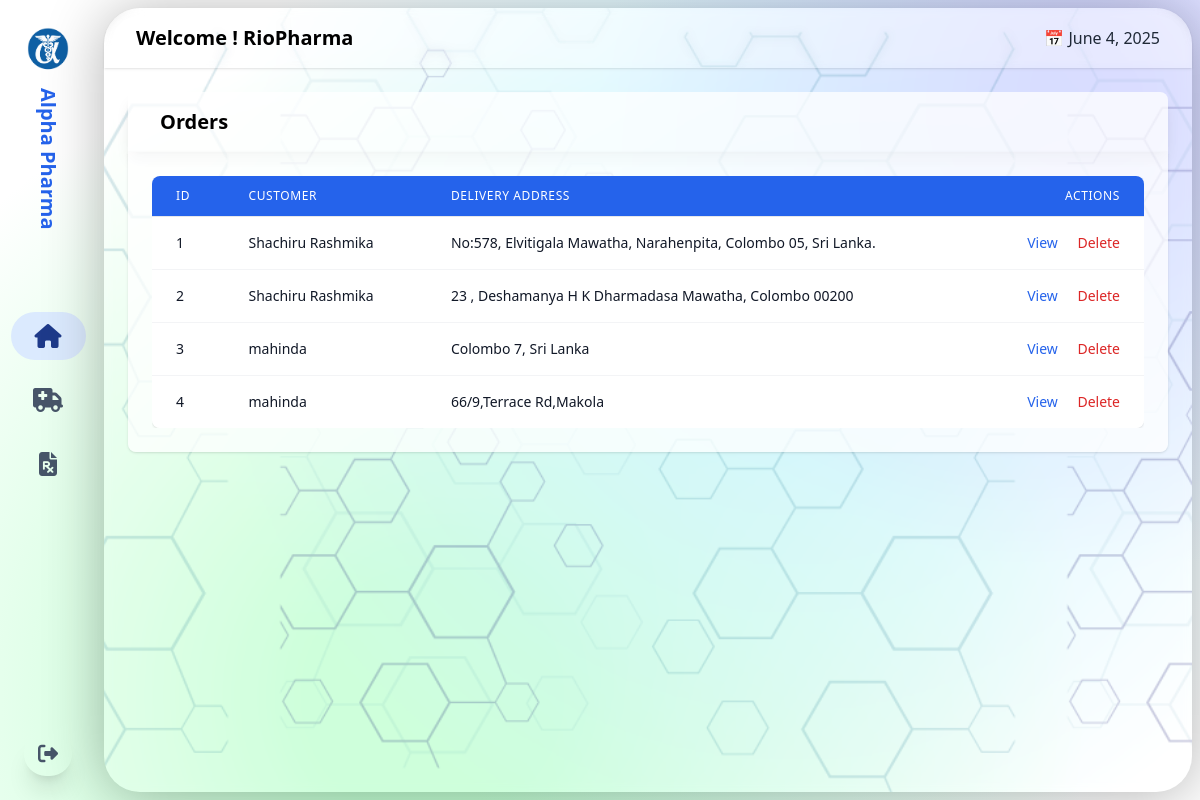
Page /UI/pahrmacyDashboard.php (signed in) on the earlier database version.
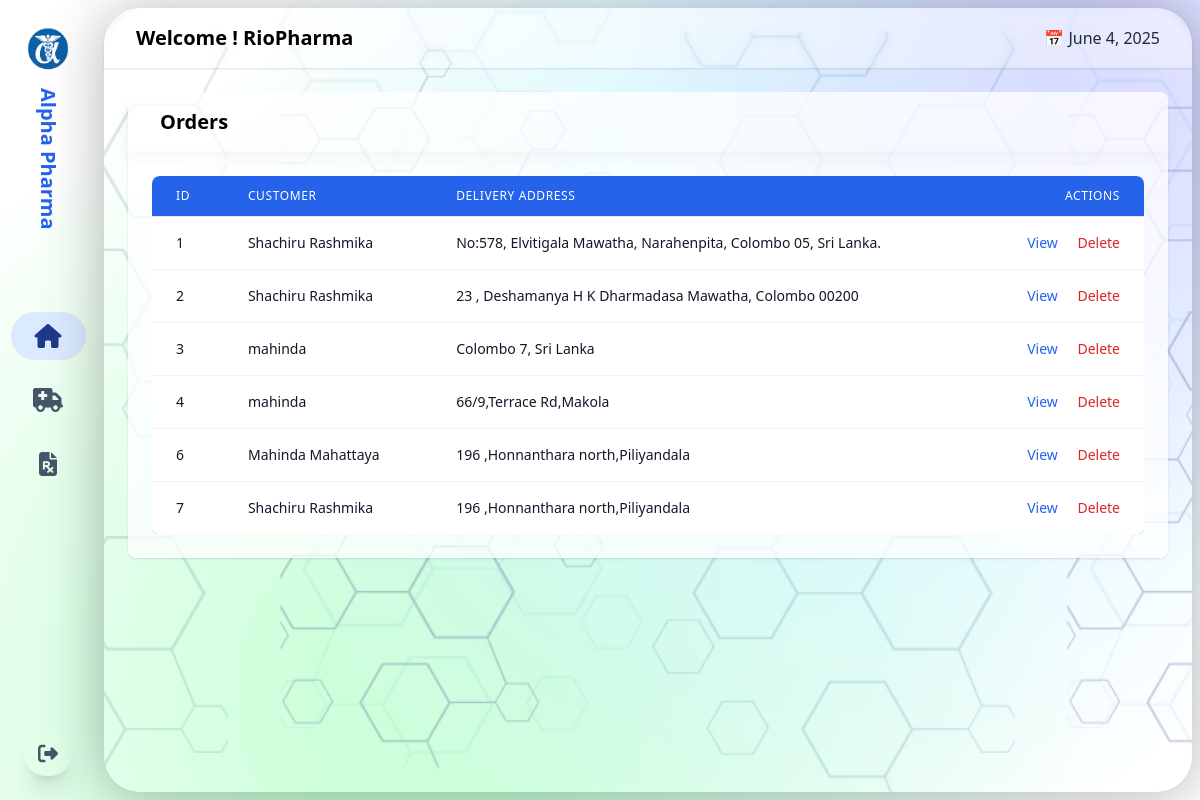
Same page on the later database version.
### tables this page shows
CREATE TABLE prescription (
    prescriptionID INTEGER PRIMARY KEY AUTOINCREMENT,
    customerID INTEGER NOT NULL,
   pharmacyID INTEGER,
    note TEXT,
    deliveryAddress TEXT NOT NULL,
    deliveryTimeSlot TEXT NOT NULL,
    FOREIGN KEY (customerID) REFERENCES users(id),
    FOREIGN KEY (pharmacyID) REFERENCES users(id)
);

CREATE TABLE users (
    id INTEGER PRIMARY KEY AUTOINCREMENT,
    userName TEXT NOT NULL UNIQUE,
    name TEXT NOT NULL,
    password TEXT NOT NULL,
    email TEXT NOT NULL UNIQUE,
    address TEXT NOT NULL,
    contactNumber TEXT ,
    DoB TEXT ,
    userType TEXT CHECK(userType IN ('user', 'admin','pharmacy')) NOT NULL DEFAULT 'user'
   
);

### UI/pahrmacyDashboard.php (the view, shortened to what this page needs)
<?php
require_once '../Database/db.php';
$pharmacy = [
  'id'=> $_SESSION['user_id'],
    'Name' => $_SESSION['userName'],
];
$stmt = $db->prepare("SELECT * FROM prescription WHERE pharmacyID = $pharmacy[id] ");
$result = $stmt->execute();
$orders = [];
while ($row = $result->fetchArray(SQLITE3_ASSOC)) {
    $orders[] = $row;
}
?>
<!DOCTYPE html>
<html lang="en">
<head>
  <script src="https://cdn.tailwindcss.com"></script>
  <link rel="stylesheet" href="https://cdnjs.cloudflare.com/ajax/libs/font-awesome/6.5.0/css/all.min.css">
  <link rel="stylesheet" href="./styles/user.css">
</head>
<body class="font-sans backMesh ">
<div class="flex h-screen">
 <aside class="w-24 h-screen flex flex-col justify-between bg-transparent  relative rounded-r-3xl">
  <div class="p-6 text-xl font-bold text-blue-600 flex flex-col items-center justify-center">
   <img src="./Assets/Untitled-5.png" alt="Logo" class="w-12 h-12 rounded-full mx-auto">
   <div class="text-blue-600 mt-4" style="writing-mode: vertical-rl;">
Alpha Pharma
</div>
  </div>
  <nav class="absolute top-1/2 left-0 w-full -translate-y-1/2 flex flex-col items-center gap-4">
    <a href="pahrmacyDashboard.php" class="block px-6 py-2 bg-blue-100 text-blue-900 rounded-full">
      <i class="fa-solid fa-house text-2xl"></i>
    </a>
    <a href="pharmAllQuates.php" class="block px-6 py-2  text-slate-600 hover:bg-blue-100 hover:text-blue-900 rounded-full">
      <i class="fa-solid fa-truck-medical text-2xl"></i>
    </a>
    <a href="#" class="block px-6 py-2  text-slate-600 hover:bg-blue-100 hover:text-blue-900 rounded-full">
      <i class="fa-solid fa-file-prescription text-2xl"></i>
    </a>
  </nav>
  <div class="p-6">
 <a href="../PHP/logout.php" class="flex items-center shadow-xl justify-center px-6 py-2 text-slate-600 hover:bg-blue-100 hover:text-blue-900 rounded-full">
      <i class="fa-solid fa-right-from-bracket text-xl"></i>
    </a>
  </div>
</aside>
  <div class="flex-1 flex flex-col m-2 rounded-[36px]  glass  bg-[url('./Assets/Asset3.png')] bg-contain bg-center">
      <header class="glass shadow p-4 px-8 flex justify-between items-center rounded-t-[36px]">
        <h1 class="text-xl font-semibold ">Welcome ! <?php echo $pharmacy['Name']; ?></h1>
        <div class="text-gray-800">📅 <?php echo  date('F j, Y') ?></div>
      </header>
      <main class="p-6 overflow-y-auto">
         <header class="bg-white bg-opacity-75 shadow-lg p-4 px-8 flex justify-between items-center rounded-t-lg ">
        <h1 class="text-xl font-semibold ">Orders</h1>
      </header>
        <div class="bg-white bg-opacity-75 rounded-b-lg shadow p-6">
        <div class="overflow-x-auto">
  <table class="min-w-full divide-y divide-gray-200 rounded-lg overflow-hidden shadow">
    <thead class="bg-blue-600 text-white">
      <tr>
        <th class="px-6 py-3 text-left text-xs font-medium uppercase tracking-wider">ID</th>
        <th class="px-6 py-3 text-left text-xs font-medium uppercase tracking-wider">Customer</th>
           <th class="px-6 py-3 text-left text-xs font-medium uppercase tracking-wider">Delivery Address</th>
        <th class="px-6 py-3 text-right text-xs font-medium uppercase tracking-wider">Actions</th>
      </tr>
    </thead>
    <tbody class="bg-white divide-y divide-gray-100">
        <?php foreach ($orders as $order): ?>
            <tr>
            <td class="px-6 py-4 whitespace-nowrap text-sm text-gray-900"><?php echo $order['prescriptionID']; ?></td>
            <td class="px-6 py-4 whitespace-nowrap text-sm text-gray-900"><?php
            $stmt = $db->prepare("SELECT name FROM users WHERE id =$order[customerID]");
            $result = $stmt->execute();
            echo $row = $result->fetchArray(SQLITE3_ASSOC)['name'];
            ?></td>
            <td class="px-6 py-4 whitespace-nowrap text-sm text-gray-900"><?php echo $order['deliveryAddress']; ?></td>
            <td class="px-6 py-4 whitespace-nowrap text-right text-sm font-medium">
                <a href="pharmacySetQuates.php?id=<?php echo $order['prescriptionID']; ?>" class="text-blue-600 hover:text-blue-900">View</a>
                <a href="#" class="text-red-600 hover:text-red-900 ml-4">Delete</a>
            </td>
            </tr>
        <?php endforeach; ?>
    </tbody>
  </table>
</div>
        </div>
      </main>
    </div>
  </div>
</body>
</html>

Differences in the rows shown:
added prescription: prescriptionID "6", customerID.name "Mahinda Mahattaya", deliveryAddress "196 ,Honnanthara north,Piliyandala"
added prescription: prescriptionID "7", customerID.name "Shachiru Rashmika", deliveryAddress "196 ,Honnanthara north,Piliyandala"
